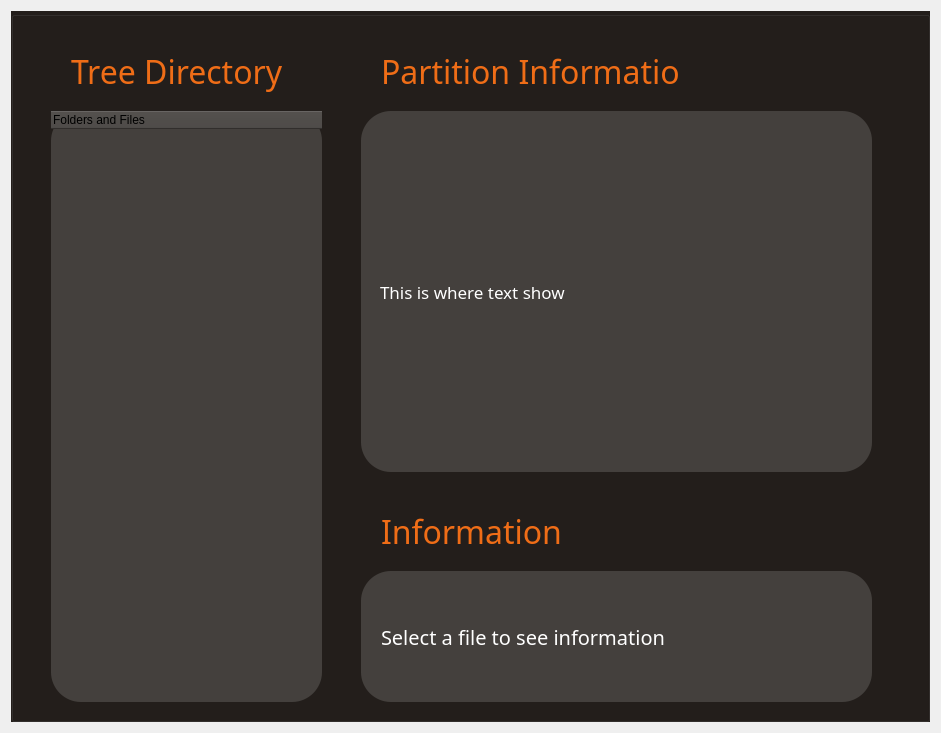
<?xml version="1.0" encoding="UTF-8"?>
<ui version="4.0">
 <class>Partion_Window</class>
 <widget class="QWidget" name="Partion_Window">
  <property name="geometry">
   <rect>
    <x>0</x>
    <y>0</y>
    <width>941</width>
    <height>733</height>
   </rect>
  </property>
  <property name="windowTitle">
   <string>Operating System - Disk Management Application</string>
  </property>
  <layout class="QGridLayout" name="gridLayout">
   <item row="0" column="0" colspan="2">
    <widget class="QGroupBox" name="groupBox">
     <property name="styleSheet">
      <string notr="true">background-color: rgb(35, 30, 27);</string>
     </property>
     <property name="title">
      <string/>
     </property>
     <widget class="QLabel" name="label">
      <property name="geometry">
       <rect>
        <x>60</x>
        <y>40</y>
        <width>211</width>
        <height>41</height>
       </rect>
      </property>
      <property name="font">
       <font>
        <family>Outfit</family>
        <pointsize>24</pointsize>
       </font>
      </property>
      <property name="styleSheet">
       <string notr="true">color: rgb(239, 109, 23);</string>
      </property>
      <property name="text">
       <string>Tree Directory</string>
      </property>
     </widget>
     <widget class="QLabel" name="label_2">
      <property name="geometry">
       <rect>
        <x>370</x>
        <y>40</y>
        <width>301</width>
        <height>41</height>
       </rect>
      </property>
      <property name="font">
       <font>
        <family>Outfit</family>
        <pointsize>24</pointsize>
       </font>
      </property>
      <property name="styleSheet">
       <string notr="true">color: rgb(239, 109, 23);</string>
      </property>
      <property name="text">
       <string>Partition Information</string>
      </property>
     </widget>
     <widget class="QLabel" name="label_3">
      <property name="geometry">
       <rect>
        <x>370</x>
        <y>500</y>
        <width>181</width>
        <height>41</height>
       </rect>
      </property>
      <property name="font">
       <font>
        <family>Outfit</family>
        <pointsize>24</pointsize>
       </font>
      </property>
      <property name="styleSheet">
       <string notr="true">
color: rgb(239, 109, 23);</string>
      </property>
      <property name="text">
       <string>Information</string>
      </property>
     </widget>
     <widget class="QTreeWidget" name="tw_directory">
      <property name="geometry">
       <rect>
        <x>40</x>
        <y>100</y>
        <width>271</width>
        <height>591</height>
       </rect>
      </property>
      <property name="font">
       <font>
        <family>Outfit</family>
        <pointsize>15</pointsize>
       </font>
      </property>
      <property name="styleSheet">
       <string notr="true">background-color: rgb(68, 64, 61);
border-radius: 30px;</string>
      </property>
      <property name="horizontalScrollBarPolicy">
       <enum>Qt::ScrollBarAsNeeded</enum>
      </property>
      <column>
       <property name="text">
        <string>Folders and Files</string>
       </property>
       <property name="background">
        <color>
         <red>255</red>
         <green>255</green>
         <blue>255</blue>
        </color>
       </property>
      </column>
     </widget>
     <widget class="QLabel" name="lb_partionInfo">
      <property name="geometry">
       <rect>
        <x>350</x>
        <y>100</y>
        <width>511</width>
        <height>361</height>
       </rect>
      </property>
      <property name="font">
       <font>
        <family>Outfit</family>
        <pointsize>13</pointsize>
       </font>
      </property>
      <property name="styleSheet">
       <string notr="true">background-color: rgb(68, 64, 61);
border-radius: 30px;
color: rgb(255, 255, 255);
padding: 15px;</string>
      </property>
      <property name="text">
       <string>This is where text show</string>
      </property>
     </widget>
     <widget class="QLabel" name="lb_info">
      <property name="geometry">
       <rect>
        <x>350</x>
        <y>560</y>
        <width>511</width>
        <height>131</height>
       </rect>
      </property>
      <property name="font">
       <font>
        <family>Outfit</family>
        <pointsize>15</pointsize>
       </font>
      </property>
      <property name="styleSheet">
       <string notr="true">background-color: rgb(68, 64, 61);
border-radius: 30px;
color: rgb(255, 255, 255);
padding: 15px;</string>
      </property>
      <property name="text">
       <string>Select a file to see information</string>
      </property>
      <property name="alignment">
       <set>Qt::AlignLeading|Qt::AlignLeft|Qt::AlignVCenter</set>
      </property>
     </widget>
     <widget class="QScrollArea" name="scrollArea">
      <property name="geometry">
       <rect>
        <x>360</x>
        <y>110</y>
        <width>491</width>
        <height>341</height>
       </rect>
      </property>
      <property name="widgetResizable">
       <bool>true</bool>
      </property>
      <widget class="QWidget" name="scrollAreaWidgetContents">
       <property name="geometry">
        <rect>
         <x>0</x>
         <y>0</y>
         <width>489</width>
         <height>339</height>
        </rect>
       </property>
      </widget>
     </widget>
     <zorder>label</zorder>
     <zorder>label_2</zorder>
     <zorder>label_3</zorder>
     <zorder>tw_directory</zorder>
     <zorder>lb_info</zorder>
     <zorder>scrollArea</zorder>
     <zorder>lb_partionInfo</zorder>
    </widget>
   </item>
  </layout>
 </widget>
 <resources/>
 <connections/>
</ui>
